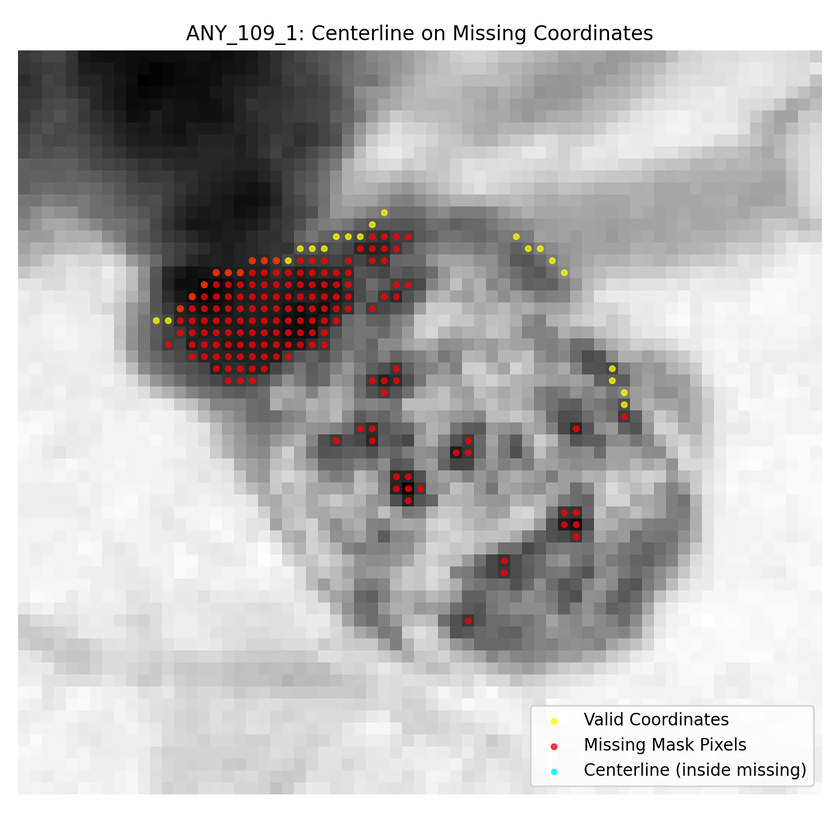
#> input picture viusal/ANY_109_1_centerline_missing.png, 840 x 840 px, shrunk from 1400 x 1400 before the run
$ python -i GrowingRegion.py   (imports and definitions only)
#> lines starting #> are read from the running program, lines starting #| are printed output that depends on the picture
#> further down, picture is the input picture: shape (840, 840, 3); mean B, G, R 185.3, 185.5, 187.2
# from matplotlib import pyplot as plt
# from scipy.ndimage import binary_dilation
# from skimage.measure import label
# from utils.disturbedhelper import connected_component_binary, otsu_algo
# import numpy as np
# import cv2
# import pydicom
#
# class growingRegion(object):
#     def __init__(self, mat, connect):
#         self.mat = mat
#         self.connect = connect
#
#     def growing(self, threshold=None):
#         num_labels, labels, stats,  centroids = connected_component_binary(self.mat, self.connect)
#         seeds = {l: centroids[l] for l in range(1, num_labels)}
#
#         grown = np.zeros_like(self.mat, dtype=bool)
#
#         structure = np.ones((3, 3), dtype=bool)
#
#         for l, (cy, cx) in seeds.items():
#             y = int(round(cy))
#             x = int(round(cx))
#
#             seed_val = self.mat[y, x]
#
#             component_mask = (labels == l)
#
#             if threshold is None:
#                 comp_values = self.mat[component_mask]
#                 _, k = otsu_algo(comp_values)
#             else:
#                 k = threshold
#
#             region = np.zeros_like(self.mat, dtype=bool)
#             region[y, x] = True
#             prev_region = np.zeros_like(region)
#             while not np.array_equal(region, prev_region):
#                 prev_region = region.copy()
#                 region = binary_dilation(region, structure=structure) & (np.abs(self.mat - seed_val) < k)
#
#             grown |= region
#         labeled_image = label(grown, connectivity=2)
#
#         return labeled_image
#
#     # def growing(self):
#     #     num_labels, labels,stats, stats, centroids  = connected_component_binary(self.mat, self.connect)
#     #     connected = {}
#     #     for l in range(1,num_labels):
#     #         connected[l] = centroids[l]
#     #
#     #
#     #     pixel_class = {}
#     #     seed_img = np.zeros_like(self.mat)
#     #     for key, value in connected.items():
#     #         y = int(round(value[1]))
#     #         x = int(round(value[0]))
#     #         seed_img[x, y] = 1
#     #
#     #
#     #     _, k = otsu_algo(seed_img)
#     #     f_predicate = np.zeros_like(self.mat)
#     #
#     #     for l in range(1, num_labels):
#     #         seed_x = int(round(connected[l][0]))
#     #         seed_y = int(round(connected[l][1]))
#     #         seed_val = self.mat[seed_x, seed_y]
#     #         mask = (labels == l)
#     #         thresh_mask = np.abs(self.mat - seed_val) < k
#     #         final_mask = mask & thresh_mask
#     #         f_predicate[final_mask] = 1
#     #         coords = list(zip(*np.where(final_mask)))
#     #         pixel_class[l] = coords
#     #
#     #     g = np.zeros_like(self.mat)
#     #
#     #
#     #     for k, v in pixel_class.items():
#     #         seed_point = connected[k]
#     #         g[seed_point[0], seed_point[1]] = 1
#     #         y,x = zip(*v)
#     #         g[y,x] = 1
#     #
#     #     labels = connected_component_binary(g, self.connect)[1]
#     #     return labels
#
#
#
#
# img_path = r"Z:\Users\Artin\coiled\raw_file\ANY_103_1"
# ds = pydicom.dcmread(img_path)
# arr = ds.pixel_array.astype(np.float32)
#
# # Pick one frame
# i = arr[9, :, :] if arr.ndim == 3 else arr
#
# # Initialize region-growing object
# a = growingRegion(i, 8)
#
# # Run region growing (optional threshold=None for automatic Otsu)
# seg = a.growing(threshold=None)
#
# # Show results
# plt.figure(figsize=(10,5))
# plt.subplot(1,2,1)
# plt.title("Original")
# plt.imshow(i, cmap='gray')
# plt.axis('off')
#
# plt.subplot(1,2,2)
# plt.title("Segmented")
# plt.imshow(seg, cmap='nipy_spectral')
# plt.axis('off')
#
# plt.show()
#
#


import numpy as np
from scipy.ndimage import binary_dilation
from skimage.measure import label, regionprops
import matplotlib.pyplot as plt


class growingRegion:
    def __init__(self, mat, connect=2):
#> called with connect = 2
        self.mat = mat.astype(np.float32)
        self.connect = connect

    def growing(self, threshold=None, show_debug=False):

#> called with show_debug = False
        seed_mask = self.mat > np.mean(self.mat)
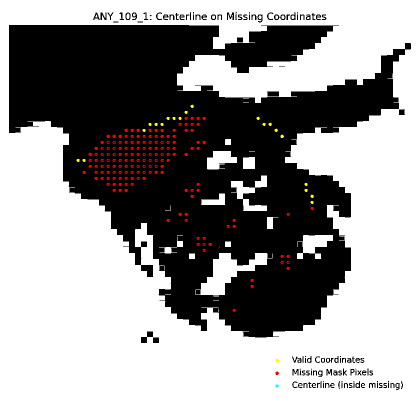
#> seed_mask: shape (840, 840, 3) bool (shown at 1/2 size); mean B, G, R 0.601, 0.602, 0.608
        num_labels, labels = label(seed_mask, connectivity=self.connect), label(seed_mask)[0]
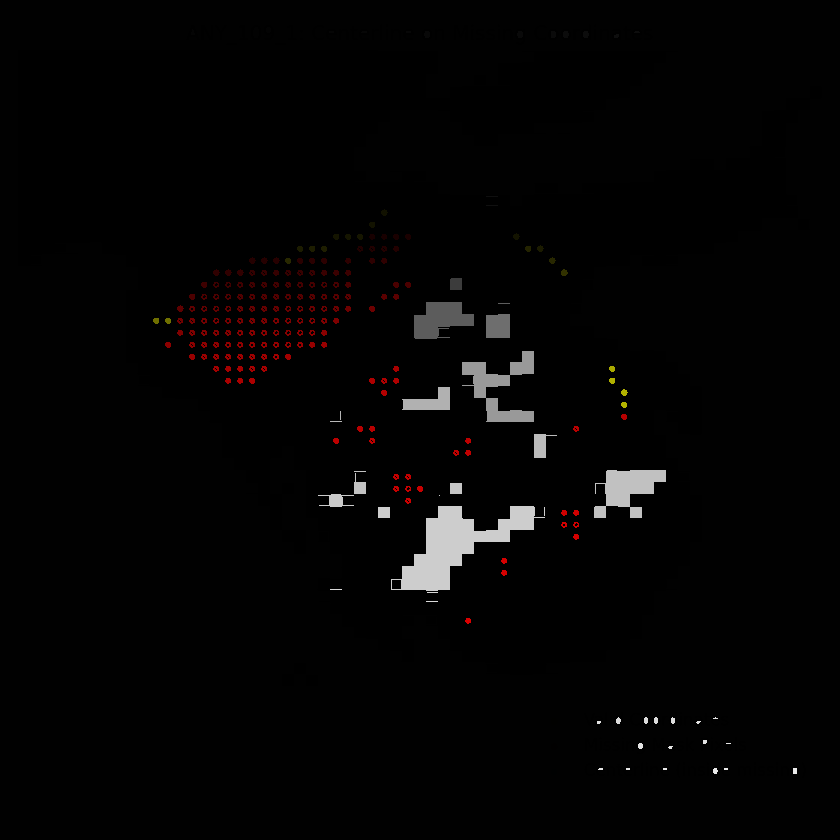
#> num_labels: shape (840, 840, 3) int32; mean B, G, R 3.8, 3.9, 4.6
#> labels = 840 rows, first 8: [1, 1, 1], [1, 1, 1], [1, 1, 1], [1, 1, 1], [1, 1, 1], [1, 1, 1], [1, 1, 1], [1, 1, 1]
        props = regionprops(num_labels, intensity_image=self.mat)
#> props = 235 regions

        seeds = []
        for p in props:
            y, x = p.centroid
            seeds.append((int(round(y)), int(round(x))))
#> this loop made 1 pass
#> after the loop, seeds = []

        if show_debug:
            seed_img = np.zeros_like(self.mat)
            for y, x in seeds:
                seed_img[y, x] = 1
            plt.imshow(seed_img, cmap='gray')
            plt.title("Seed Points")
            plt.axis('off')
            plt.show()

        grown = np.zeros_like(self.mat, dtype=bool)
        structure = np.ones((3, 3), dtype=bool)

        for y, x in seeds:
            seed_val = self.mat[y, x]

            k = threshold
            if k is None:
                k = 0.1 * (self.mat.max() - self.mat.min())

            region = np.zeros_like(self.mat, dtype=bool)
            region[y, x] = True

            prev_region = np.zeros_like(region)
            while not np.array_equal(region, prev_region):
                prev_region = region.copy()

                region = binary_dilation(region, structure=structure) & (np.abs(self.mat - seed_val) < k)

            grown |= region

        labeled_image = label(grown, connectivity=self.connect)

        if show_debug:
            plt.imshow(labeled_image, cmap='nipy_spectral')
            plt.title("Grown Regions")
            plt.axis('off')
            plt.show()

        return labeled_image

>>> import cv2
>>> picture = cv2.imread('../../viusal/ANY_109_1_centerline_missing.png')
#> (the run stopped early here; a loop or call above may not have finished)

$ run again, on viusal/ANY_114_1_centerline_missing.png
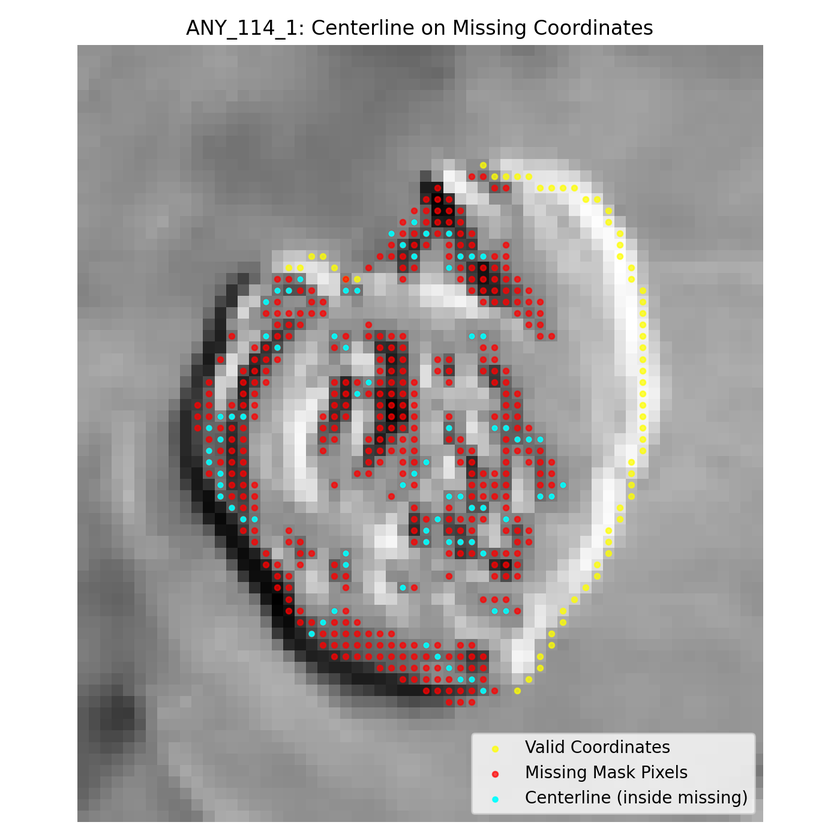
#> input picture viusal/ANY_114_1_centerline_missing.png, 840 x 840 px, shrunk from 1400 x 1400 before the run
#> picture is the input picture: shape (840, 840, 3); mean B, G, R 172.5, 173.1, 176.5
#> in growing, `seed_mask = self.mat > np.mean(self.mat)`:
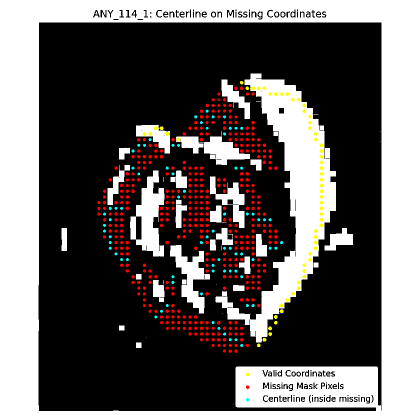
#> seed_mask: shape (840, 840, 3) bool (shown at 1/2 size); mean B, G, R 0.371, 0.374, 0.39
#> in growing, `num_labels, labels = label(seed_mask, connectivity=self.connect), labe..`:
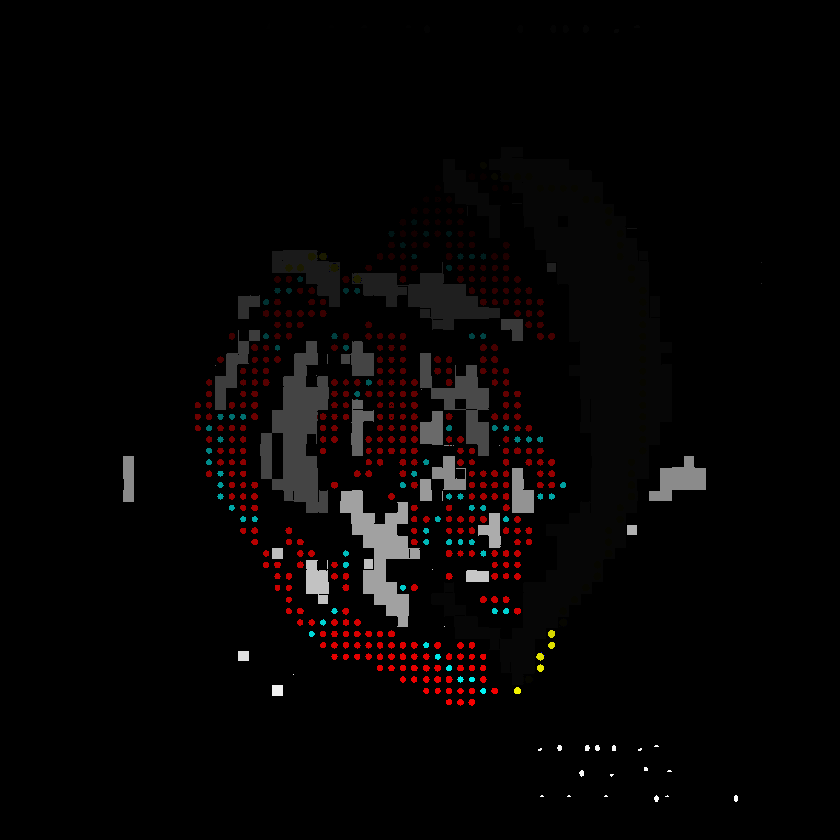
#> num_labels: shape (840, 840, 3) int32; mean B, G, R 10.2, 10.4, 14.6; drawn with min black and max white
#> labels = 840 rows, first 8: [1, 1, 1], [1, 1, 1], [1, 1, 1], [1, 1, 1], [1, 1, 1], [1, 1, 1], [1, 1, 1], [1, 1, 1]
#> props = 545 regions
#> the loop in growing, `for p in props:` made 1 pass
#> after the loop in growing, `for p in props:`: seeds = []
